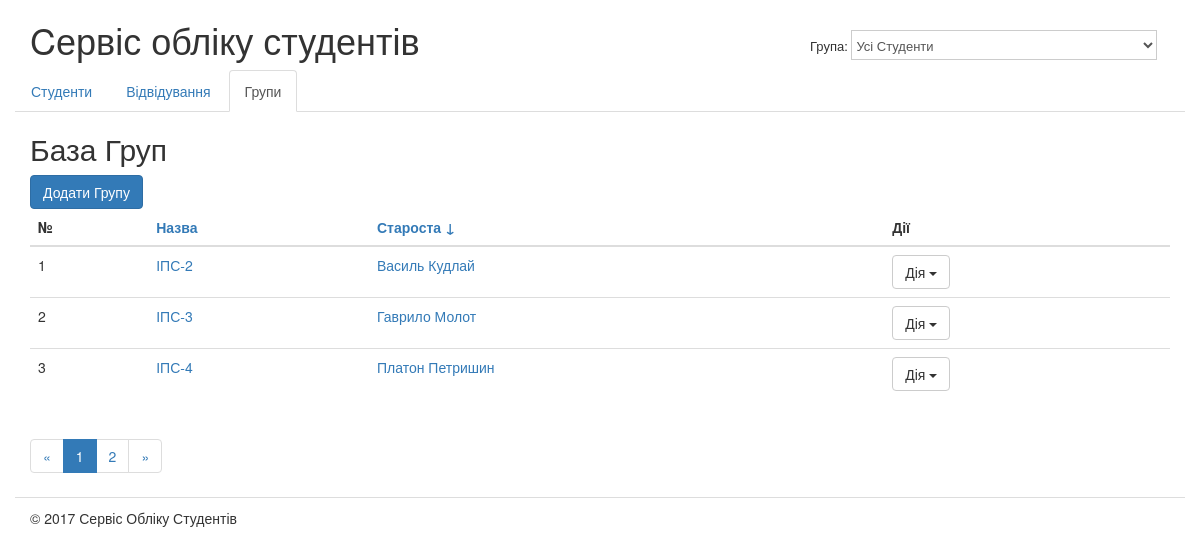
Screenshot of /groups/?order_by=leader&reverse=1 with the database file from the repository.
### studentsdb/students/models.py (models this page shows, shortened)
class Group(models.Model):
    class Meta(object):
        verbose_name = u"Група"
        verbose_name_plural = u"Групи"
    title = models.CharField(
        max_length=256,
        blank=False,
        verbose_name=u"Назва")
    leader = models.OneToOneField('Student',
        blank=True,
        null=True,
        verbose_name=u"Староста",
        on_delete=models.SET_NULL)
    notes = models.TextField(
        blank=True,
        verbose_name=u"Додаткові нотатки")

class Student(models.Model):
    class Meta(object):
        verbose_name = u"Студент"
        verbose_name_plural = u"Студенти"
    first_name = models.CharField(
        max_length=256,
        blank=False,
        verbose_name=u"Ім'я")
    last_name = models.CharField(
        max_length=256,
        blank=False,
        verbose_name=u"Прізвище")
    middle_name = models.CharField(
        max_length=256,
        blank=True,
        verbose_name=u"По - батькові",
        default='')
    student_group = models.ForeignKey('Group',
        verbose_name=u'Група',
        blank=False,
        null=True,
        on_delete=models.PROTECT)
    birthday = models.DateField(
        blank=False,
        verbose_name=u"Дата народження",
        null = True)
    photo = models.ImageField(
        blank=True,
        verbose_name=u"Фото",
        null = True)
    ticket = models.CharField(
        max_length=256,
        blank=False,
        verbose_name=u"Квиток")
    notes = models.TextField(
        blank=True,
        verbose_name=u"Додаткові нотатки")
    def __unicode__(self):
        return u'{} {}'.format(self.first_name, self.last_name)

### studentsdb/students/views.py (the view)
# urls.py: url(r'^groups/$', views.groups_list, name='groups'),
def groups_list(request):
    groups = Group.objects.all()
    order_by = request.GET.get('order_by', 'title')
    if order_by in ('leader', 'title'):
        groups = groups.order_by(order_by)
        if request.GET.get('reverse', '') == '1':
            groups = groups.reverse()
    paginator = Paginator(groups, 3)
    page = request.GET.get('page')
    try:
        groups = paginator.page(page)
    except PageNotAnInteger:
        groups = paginator.page(1)
    except EmptyPage:
        groups = paginator.page(paginator.num_pages)
    return render(request, 'students/groups_list.html',
                  {"groups": groups})

### studentsdb/studentsdb/context_processors.py (called while the page is built)
def students_proc(request):
    return {'PORTAL_URL': PORTAL_URL}

### studentsdb/students/templates/students/groups_list.html (shortened to what this page needs)
{% extends "students/base.html" %}
{% load static from staticfiles %}
{% block title %}База Груп{% endblock title %}
{% block content %}
<a href="{% url "groups_add" %" class="btn btn-primary">Додати Групу</a>
        <table class="table">
          {% with order_by=request.GET.order_by reverse=request.GET.reverse %}
          <thead>
            <tr>
              <th>№</th>
              <th>
                  <a href="{% url "groups" %}?order_by=title{% if order_by == 'title' and reverse != '1' %}&amp;reverse=1{% endif %}">
                    Назва
                </a>
              </th>
              <th>
                  <a href="{% url "groups" %}?order_by=leader{% if order_by == 'leader' and reverse != '1' %}&amp;reverse=1{% endif %}">
                    Староста
                    {% if order_by == 'leader' and reverse != '1' %}&uarr;
                        {% elif order_by == 'leader' and reverse == '1' %}&darr;
                    {% endif %}
                </a>
              </th>
              <th>Дії</th>
          </thead>
          <tbody>
            {% for group in groups %}
            <tr>
              <td>{{ forloop.counter }}</td>
              <td><a href="{% url "groups_edit" group.id %}">{{ group.title }}</a></td>
              <td><a href="{% url "students_edit" group.leader.id %}">{{ group.leader }}</a></td>
              <td>
                <div class="dropdown">
                  <button class="btn btn-default dropdown-toggle" type="button"
                          data-toggle="dropdown" aria-haspopup="true" aria-expanded="true">Дія
                          <span class="caret"></span>
                  </button>
                </div>
              </td>
            </tr>
            {% endfor %}
          </tbody>
        </table>
        {% if groups.has_other_pages %}
    {% with order_by=request.GET.order_by reverse=request.GET.reverse %}
    <nav aria-label="Page navigation">
        <ul class="pagination">
            <li>
                <a href="{% url "groups" %}?page=1&amp;order_by={{ order_by }}&amp;reverse={{ reverse }}">&laquo;</a>
            </li>
            {% for p in groups.paginator.page_range %}
            <li {% if groups.number == p %} class="active" {% endif %}>
                <a href="{% url "groups" %}?page={{ p }}&amp;order_by={{ order_by }}&amp;reverse={{ reverse }}">{{ p }}</a>
            </li>
            {% endfor %}
            <li>
                <a href="{% url "groups" %}?page={{ groups.paginator.num_pages }}&amp;order_by={{ order_by }}&amp;reverse={{ reverse }}">&raquo;</a>
            </li>
        </ul>
    </nav>
    {% endwith %}
    {% endif %}
{% endblock content %}

### rows the page displays
Group: title "ІПС-2", leader "Василь Кудлай"
Group: title "ІПС-3", leader "Гаврило Молот"
Group: title "ІПС-4", leader "Платон Петришин"

### other values shown
{{ p }} "1" "2"
